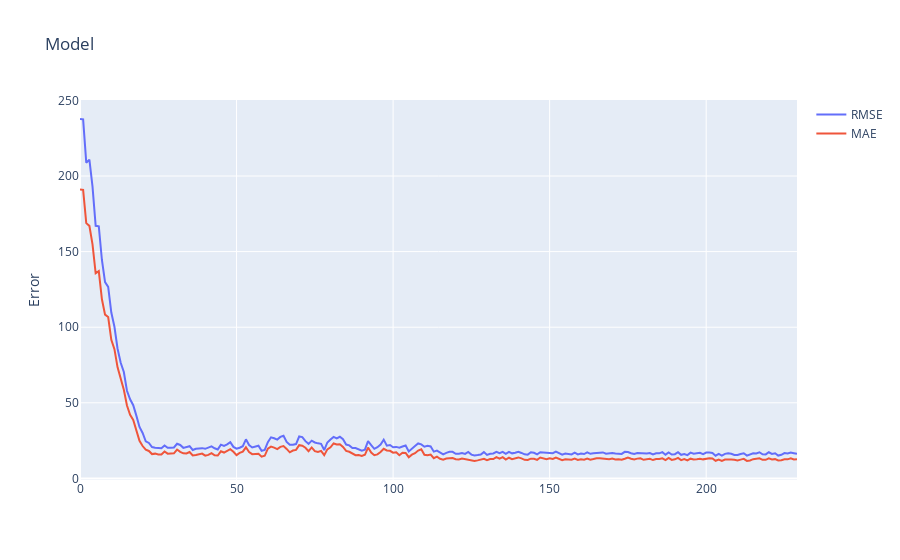

The cell this chart's notebook holds for it:
### Code cell
fig = go.Figure()

fig.add_scatter( x=metrics.index, y=metrics['RMSE'], mode='lines', name="RMSE")
fig.add_scatter( x=metrics.index, y=metrics['MAE'], mode='lines', name="MAE")

fig.update_layout(
    
    yaxis_title='Error',
    title='Model',
    hovermode="x")

fig.show()

### Figure 1 — Plotly figure (JSON) as saved in the notebook; plotly's stock layout.template omitted (floating-point values rounded to 4 significant figures; data arrays with more than 128 entries replaced by an {"elided": "..."} marker saying what was removed)
{"data": [{"mode": "lines", "name": "RMSE", "type": "scatter", "uid": "40bc16a1-9ad7-4bb1-a61d-f20a0f7e0af1", "x": {"elided": "230 int values"}, "y": {"elided": "230 float values"}}, {"mode": "lines", "name": "MAE", "type": "scatter", "uid": "49001507-82fd-43dc-9bbe-a23eccd4b62f", "x": {"elided": "230 int values"}, "y": {"elided": "230 float values"}}], "layout": {"hovermode": "x", "title": {"text": "Model"}, "yaxis": {"title": {"text": "Error"}}}}
